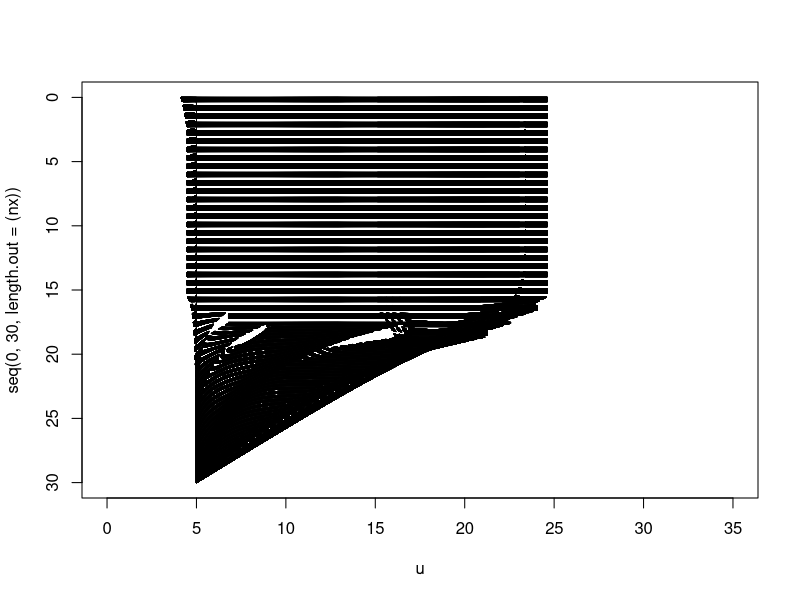

Reproduce this figure in R. (Note: a time limit stopped this script after it produced the figure.)
#!/usr/bin/env python3
# -*- coding: utf-8 -*-

#' Created on Thu Aug 19 11:29:34 2021
#' 
#' @author: robert
#' @email: rladwig2@wisc.edu
#' 
#' temperature equation as Tt = 1/A K Tzz
#' code is based on 12 steps to Navier-Stokes by (c) Lorena A. Barba, Gilbert F. Forsyth 2017.
#' eddy diffusivity is estimated from buoyancy frequency according to Hondzo and Stefan (1993)
#' 
#' Mixing dynamics code is taken from Herb & Stefan (2004) Temperature stratification and Mixing 
#' Dynamics in a Shallow Lake with Submersed Macrophytes. Lake & Reservoir Management
#' https://www.tandfonline.com/doi/pdf/10.1080/07438140409354159


nx = 30
dx = 2 / (nx - 1)
days = 365*1
nt = 86400 * days    #the number of timesteps we want to calculate
nu = 1e-6 #the value of viscosity
sigma = .2 #sigma is a parameter, we'll learn more about it later
dt = sigma * dx**2 / max(nu) #dt is defined using sigma ... more later!
# dt = 1 
dx = 1.03

# area and depth values of our lake 
area = seq(-1e2,0, length.out = nx) * (-1)
depth = seq(0,nx, length.out = nx)

calc_dens <-function(wtemp){
  dens = 999.842594 + (6.793952 * 1e-2 * wtemp) - (9.095290 * 1e-3 *wtemp**2) + 
    (1.001685 * 1e-4 * wtemp**3) - (1.120083 * 1e-6* wtemp**4) + 
    (6.536336 * 1e-9 * wtemp**5)
  return(dens)
}

# here we define our initial profile
u = rep(1,max(nx))  * 5#10    
# u[(0):(10)] = 7

rho = calc_dens(u)

# this is our attempt for turbulence closure, estimating eddy diffusivity
eddy_diffusivity <-function(rho, depth, g, rho_0){
  buoy = rep(1, length(nx)) * 7e-5
  for (i in seq(1, nx-1)){#range(0, nx - 1):
    buoy[i] = sqrt( abs(rho[i+1] - rho[i]) / (depth[i+1] - depth[i]) * g/rho_0 )
  }
  
  low_values_flags = buoy < 7e-5  # Where values are low
  buoy[low_values_flags] = 7e-5
  
  kz = 0.00706 *( 3.8 * 1e1)**(0.56) * (buoy)**(-0.43)
  return(kz)
}

kz = eddy_diffusivity(rho, depth, 9.81, 998.2) / 86400# 1e4

# plot initial profile
plot( u, seq(0, 30, length.out=(nx)),  
      ylim = rev(range(seq(0, 30, length.out=(nx)))), xlim = c(0,35), type ='l');
# lines( u, seq(0, 30, length.out=(nx)),  
       # ylim = rev(range(seq(0, 30, length.out=(nx)))) );

# atmospheric boundary conditions
bc =c(seq(0,350, length.out = 43200) ,seq(350,0, length.out=43200)) 
bc.approx = approxfun(x = seq(1,86400), y = bc, method = "linear", rule = 2)
# linearize bc to get bigger time steps

bound <- matrix(c(seq(1,12,1),
                  169, 274, 414, 552, 651, 684, 642, 537, 397, 259, 160, 127,
                  8.3, 9., 13.5,13.9,21.8,24.7,29.4,26.6,24.9,15.,9.7,6.6,
                  2.8,3.3,4.9,4.,5.3,7.8,11.8,11.5,7.7,6.8,6.5,2.4,
                  11.6,11.7,16.4,15.6,16.6,16.7,12.7,11.7,14.,12.9,14.8,11.6), nrow = 12, byrow = FALSE)
bound <- as.data.frame(bound)
colnames(bound) <- c('Month','Jsw','Tair','Dew','vW')
bound$Uw <- 19.0 + 0.95 * (bound$vW * 1000/3600)^2 # function to calculate wind shear stress (and transforming wind speed from km/h to m/s)
bound$vW <- bound$vW * 1000/3600
bound$Day <- cumsum(c(1,31,28,31,30,31,30,31,31,30,31,30))

Jsw <- approxfun(x = bound$Day * 24 * 3600, y = bound$Jsw, method = "linear", rule = 2)
Tair <- approxfun(x = bound$Day* 24 * 3600, y = bound$Tair, method = "linear", rule = 2)
Dew <- approxfun(x = bound$Day* 24 * 3600, y = bound$Dew, method = "linear", rule = 2)
Uw <- approxfun(x = bound$Day* 24 * 3600, y = bound$Uw, method = "linear", rule = 2)
vW <- approxfun(x = bound$Day* 24 * 3600, y = bound$vW, method = "linear", rule = 2)

Rl <- 0.3
Acoeff <- 0.6 # coefficient between 0.5 - 0.7
sigma <- 11.7 * 10^(-8) # cal / (cm2 d K4) or: 4.9 * 10^(-3) # Stefan-Boltzmann constant in [J (m2 d K4)-1]
eps <- 0.97 # emissivity of water
rho <- 0.9982 # density (g per cm3)
cp <- 0.99 # specific heat (cal per gram per deg C)
c1 <- 0.47 # Bowen's coefficient
a <- 7 # constant
c <- 9e4 # empirical constant
g <- 9.81  # gravity (m/s2)

reflect <- 0.6 # fraction of reflected solar radiation
infra = 0.3 # fraction infrared radiation
kd = 0.2 # light attenuation coefficient
km = 0.4 # specific light attenuation coefficient for macrophytes
P = 0 # macrophyte biomass per unit volume in gDW m-3

um <- c()
# modeling code
for (n in 1:floor(nt/dt)){  #iterate through time
  un = u ##copy the existing values of u into un
  kz = eddy_diffusivity(calc_dens(un), depth, 9.81, 998.2) / 86400#1e4
  kzn = kz     # u[0] = un[0] + 1/area[0] * kzn[0] * dt / dx**3 * (2 * un[0] - 5 * un[0+1] + 4 * un[0+2] - un[0+3]) + bc[n]/(depth[0+1]-depth[0]) * 1/(4181 * calc_dens(un[0]))
  # u[0] = un[0] + bc[n]/(depth[0+1]-depth[0]) * 1/(4181 * calc_dens(un[0]) * area[0])
  eair <- (4.596 * exp((17.27 * Dew(n * dt)) / (237.3 + Dew(n * dt)))) # air vapor pressure
  esat <- 4.596 * exp((17.27 * Tair(n * dt)) / (237.3 + Tair(n * dt))) # saturation vapor pressure
  RH <- eair/esat *100 # relative humidity
  es <- 4.596 * exp((17.27 * u[1])/ (273.3+u[1]))
  Q <- (Jsw(n * dt) + 
          (sigma * (Tair(n * dt) + 273)^4 * (Acoeff + 0.031 * sqrt(eair)) * (1 - Rl)) - # longwave radiation into the lake
    (eps * sigma * (u[1] + 273)^4)  - # backscattering longwave radiation from the lake
    (c1 * Uw(n * dt) * (u[1] - Tair(n * dt))) - # convection
    (Uw(n * dt) * ((es) - (eair))) ) # evaporation
  
  H = (1- reflect) * (1- infra) * Jsw(n * dt) * exp(-(kd + km * P) *seq(1,nx)) 
  
  u[1] = un[1] +  kzn[1] * dt / dx**2 *  (un[2] - un[1]) + #1/area[1] *
     Q * area[1]/(4181 * calc_dens(un[1]) ) +
     H[1] * 1/(4181 * calc_dens(un[1]) ) #* area[0]) bc.approx(n*dt)/(depth[1+1]-depth[1])
  # u[nx] = un[nx] + 1/area[nx] * kzn[nx] * dt / dx**3 * (2 * un[dx] - 5 * un[dx-1] + 4 * un[dx-2] - un[dx-3])
  for (i in 2:(nx-1)){
    u[i] = un[i] + #1/area[i] *# (area[i]-area[i+1])/(depth[i+1]-depth[i]) * 
      kzn[i] * dt / dx**2 * (un[i+1] - 2 * un[i] + un[i-1]) +
      H[i] * 1/(4181 * calc_dens(un[i]) )
  }
  
  Zcv <- seq(1, nx) %*% area / sum(area)
  KE = Uw(n * dt) *  vW(n * dt) * dt
  maxdep = 1
  for (dep in 1:(nx)){
    if (dep == 1){
      # PE = seq(1,nx)[dep] * g * ( seq(1,nx)[dep+1] - Zcv) * (
        # calc_dens(un[dep+1]) - calc_dens(un[dep]))
      PE = abs(g/area[1] *  ( seq(1,nx)[dep] - Zcv) * area[dep] * calc_dens(u[dep]) * 1 )
    } else {
      PEprior = PE
      # PE = seq(1,nx)[dep] * g * ( seq(1,nx)[dep+1] - Zcv) * (
        # calc_dens(un[dep+1]) - calc_dens(un[dep])) + PEprior
      PE = abs(g/area[1] *  ( seq(1,nx)[dep] - Zcv) * area[dep] * calc_dens(u[dep]) * 1 +
        PEprior)
      # PE = abs(g/area[1] *  ( seq(1,nx)[1:dep] - Zcv) * area[1:dep] * calc_dens(un[1:dep]) + seq(1,nx)[1:dep])
    }
    # PE = abs(g/area[1] *  ( seq(1,nx)[1:dep] - Zcv) * area[1:dep] * calc_dens(un[1:dep]) + seq(1,nx)[1:dep]) 
      if (PE > KE){
        maxdep = dep
        break
      }
    maxdep = dep
  }
  # if (maxdep != 1){print('mixing!')}
  u[1:maxdep] = rep(u[1],maxdep)#max(u[1:maxdep])
  
  # convective overturn: Convective mixing is induced by an unstable density profile. 
  # All groups of water layers where the vertical density profile is unstable are mixed with the 
  # first stable layer below the unstable layer(s) (i.e., a layer volume weighed means of 
  # temperature and other variables are calculated for the mixed water column). 
  # This procedure is continued until the vertical density profile in the whole water column becomes neutral or stable.
  
  dens_u = calc_dens(u) 
  diff_dens_u <- (diff(dens_u)) 
  diff_dens_u[abs(diff(dens_u)) < 1e-1] = 0
  while (any(diff_dens_u < 0)){
    dens_u = calc_dens(u) 
    for (dep in 1:(nx-1)){
      if (dens_u[dep+1] < dens_u[dep]){
        u[dep:(dep+1)] = mean(u[dep:(dep+1)])#max(u[1:maxdep])
        break
      }
    }
    diff_dens_u <- (diff(dens_u)) 
    diff_dens_u[abs(diff(dens_u)) < 1e-1] = 0
  }

  um <- cbind(um, u)
  
  
  lines( u, seq(0, 30, length.out=(nx)),
          ylim = rev(range(seq(0, 30, length.out=(nx)))), lty = 'dashed');
}

str(um)
plot(um[1,], col = 'red', type = 'l', xlab = 'Time', ylab='Temeprature')
lines(um[15,], col = 'orange', lty = 'dashed')
lines(um[20,], col = 'magenta', lty = 'dashed')
lines(um[25,], col = 'blue', lty = 'dashed')
